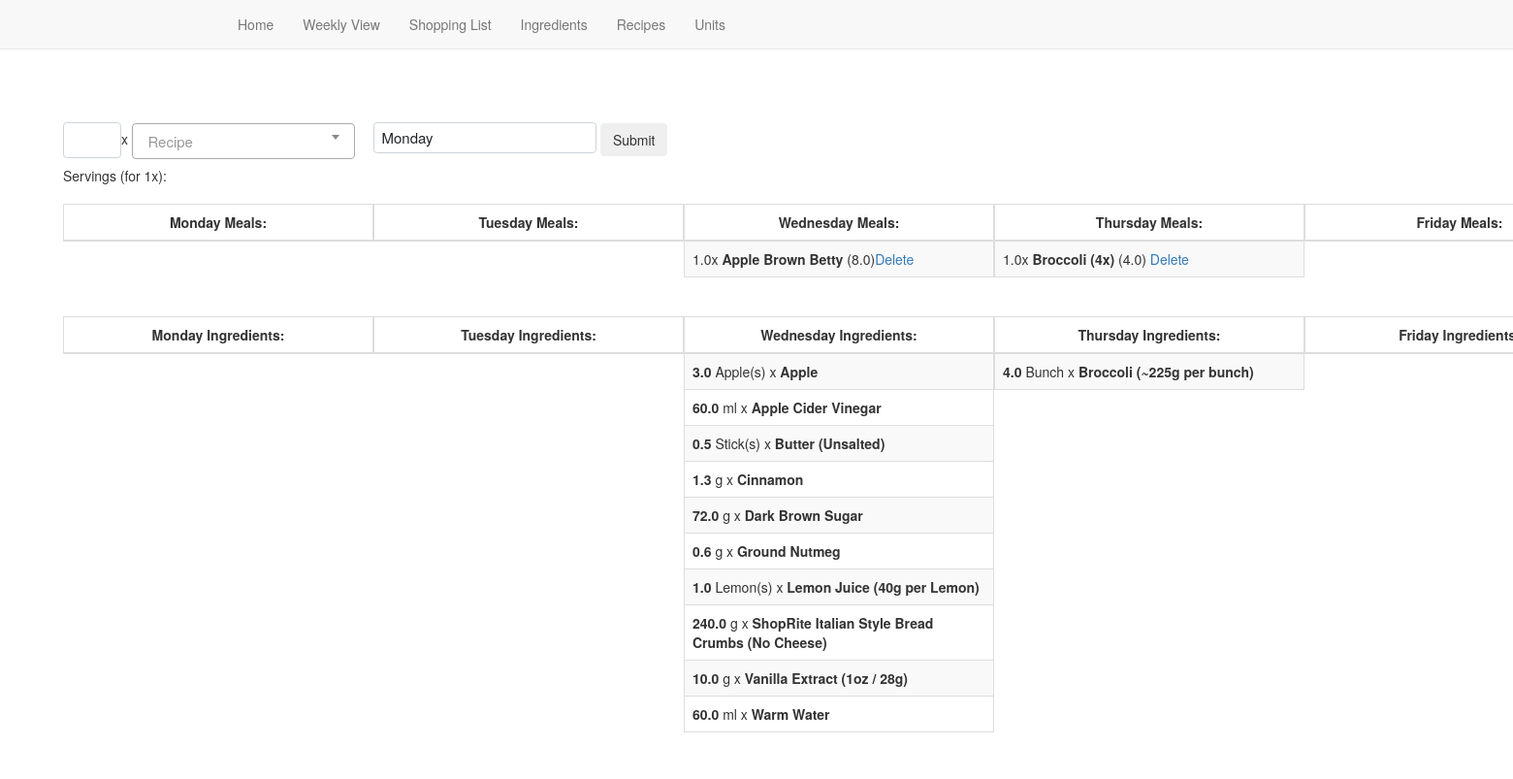
The page /weekly_view on the database its author committed.
### models.py (models this page shows, shortened)
class Weekly_Recipe(db.Model):
    id = db.Column(db.Integer, primary_key=True)
    rname = db.Column(db.String(100))
    qty = db.Column(db.Float)
    day = db.Column(db.String(100))
    servings = db.Column(db.Float)

class WeeklyIngredientList(db.Model):
    id = db.Column(db.Integer, primary_key=True)
    qty = db.Column(db.Float)
    unit_name = db.Column(db.String(30))
    ingredient_name = db.Column(db.String(120))
    day_label = db.Column(db.String(10))
    for_recipe = db.Column(db.String(120))

### main.py (the view, shortened to what this page needs)
@app.route("/weekly_view", methods=["GET", "POST"])
def weekly_view():
    monday_ingredients = (
        WeeklyIngredientList.query.filter_by(day_label="Monday")
        .with_entities(
            WeeklyIngredientList.id,
            WeeklyIngredientList.ingredient_name,
            WeeklyIngredientList.qty,
            WeeklyIngredientList.unit_name,
            WeeklyIngredientList.day_label,
            func.sum(WeeklyIngredientList.qty).label("total"),
        )
        .group_by(WeeklyIngredientList.ingredient_name)
        .order_by(WeeklyIngredientList.ingredient_name)
        .all()
    )
    tuesday_ingredients = (
        WeeklyIngredientList.query.filter_by(day_label="Tuesday")
        .with_entities(
            WeeklyIngredientList.id,
            WeeklyIngredientList.ingredient_name,
            WeeklyIngredientList.qty,
            WeeklyIngredientList.unit_name,
            WeeklyIngredientList.day_label,
            func.sum(WeeklyIngredientList.qty).label("total"),
        )
        .group_by(WeeklyIngredientList.ingredient_name)
        .order_by(WeeklyIngredientList.ingredient_name)
        .all()
    )
    wednesday_ingredients = (
        WeeklyIngredientList.query.filter_by(day_label="Wednesday")
        .with_entities(
            WeeklyIngredientList.id,
            WeeklyIngredientList.ingredient_name,
            WeeklyIngredientList.qty,
            WeeklyIngredientList.unit_name,
            WeeklyIngredientList.day_label,
            func.sum(WeeklyIngredientList.qty).label("total"),
        )
        .group_by(WeeklyIngredientList.ingredient_name)
        .order_by(WeeklyIngredientList.ingredient_name)
        .all()
    )
    thursday_ingredients = (
        WeeklyIngredientList.query.filter_by(day_label="Thursday")
        .with_entities(
            WeeklyIngredientList.id,
            WeeklyIngredientList.ingredient_name,
            WeeklyIngredientList.qty,
            WeeklyIngredientList.unit_name,
            WeeklyIngredientList.day_label,
            func.sum(WeeklyIngredientList.qty).label("total"),
        )
        .group_by(WeeklyIngredientList.ingredient_name)
        .order_by(WeeklyIngredientList.ingredient_name)
        .all()
    )
    friday_ingredients = (
        WeeklyIngredientList.query.filter_by(day_label="Friday")
        .with_entities(
            WeeklyIngredientList.id,
            WeeklyIngredientList.ingredient_name,
            WeeklyIngredientList.qty,
            WeeklyIngredientList.unit_name,
            WeeklyIngredientList.day_label,
            func.sum(WeeklyIngredientList.qty).label("total"),
        )
        .group_by(WeeklyIngredientList.ingredient_name)
        .order_by(WeeklyIngredientList.ingredient_name)
        .all()
    )
    saturday_ingredients = (
        WeeklyIngredientList.query.filter_by(day_label="Saturday")
        .with_entities(
            WeeklyIngredientList.id,
            WeeklyIngredientList.ingredient_name,
            WeeklyIngredientList.qty,
            WeeklyIngredientList.unit_name,
            WeeklyIngredientList.day_label,
            func.sum(WeeklyIngredientList.qty).label("total"),
        )
        .group_by(WeeklyIngredientList.ingredient_name)
        .order_by(WeeklyIngredientList.ingredient_name)
        .all()
    )
    sunday_ingredients = (
        WeeklyIngredientList.query.filter_by(day_label="Sunday")
        .with_entities(
            WeeklyIngredientList.id,
            WeeklyIngredientList.ingredient_name,
            WeeklyIngredientList.qty,
            WeeklyIngredientList.unit_name,
            WeeklyIngredientList.day_label,
            func.sum(WeeklyIngredientList.qty).label("total"),
        )
        .group_by(WeeklyIngredientList.ingredient_name)
        .order_by(WeeklyIngredientList.ingredient_name)
        .all()
    )
    extra_ingredients = (
        WeeklyIngredientList.query.filter_by(day_label="Extra")
        .with_entities(
            WeeklyIngredientList.id,
            WeeklyIngredientList.ingredient_name,
            WeeklyIngredientList.qty,
            WeeklyIngredientList.unit_name,
            WeeklyIngredientList.day_label,
            func.sum(WeeklyIngredientList.qty).label("total"),
        )
        .group_by(WeeklyIngredientList.ingredient_name)
        .order_by(WeeklyIngredientList.ingredient_name)
        .all()
    )
    monday_meals = Weekly_Recipe.query.filter_by(day="Monday")
    tuesday_meals = Weekly_Recipe.query.filter_by(day="Tuesday")
    wednesday_meals = Weekly_Recipe.query.filter_by(day="Wednesday")
    thursday_meals = Weekly_Recipe.query.filter_by(day="Thursday")
    friday_meals = Weekly_Recipe.query.filter_by(day="Friday")
    saturday_meals = Weekly_Recipe.query.filter_by(day="Saturday")
    sunday_meals = Weekly_Recipe.query.filter_by(day="Sunday")
    extra_meals = Weekly_Recipe.query.filter_by(day="Extra")
    form = WeeklySelect()
    a = db.session.query(Recipe.name).order_by(Recipe.name)
    a = [i[0] for i in a]
    form.name.choices = [("")] + [(x) for x in a]
    tuesday_ingredients = (
        WeeklyIngredientList.query.filter_by(day_label="Tuesday")
        .with_entities(
            WeeklyIngredientList.id,
            WeeklyIngredientList.ingredient_name,
            WeeklyIngredientList.qty,
            WeeklyIngredientList.unit_name,
            WeeklyIngredientList.day_label,
            func.sum(WeeklyIngredientList.qty).label("total"),
        )
        .group_by(WeeklyIngredientList.ingredient_name)
        .order_by(WeeklyIngredientList.ingredient_name)
        .all()
    )
    wednesday_ingredients = (
        WeeklyIngredientList.query.filter_by(day_label="Wednesday")
        .with_entities(
            WeeklyIngredientList.id,
            WeeklyIngredientList.ingredient_name,
            WeeklyIngredientList.qty,
            WeeklyIngredientList.unit_name,
            WeeklyIngredientList.day_label,
            func.sum(WeeklyIngredientList.qty).label("total"),
        )
        .group_by(WeeklyIngredientList.ingredient_name)
        .order_by(WeeklyIngredientList.ingredient_name)
        .all()
    )
    thursday_ingredients = (
        WeeklyIngredientList.query.filter_by(day_label="Thursday")
        .with_entities(
            WeeklyIngredientList.id,
            WeeklyIngredientList.ingredient_name,
            WeeklyIngredientList.qty,
            WeeklyIngredientList.unit_name,
            WeeklyIngredientList.day_label,
            func.sum(WeeklyIngredientList.qty).label("total"),
        )
        .group_by(WeeklyIngredientList.ingredient_name)
        .order_by(WeeklyIngredientList.ingredient_name)
        .all()
    )
    friday_ingredients = (
        WeeklyIngredientList.query.filter_by(day_label="Friday")
        .with_entities(
            WeeklyIngredientList.id,
            WeeklyIngredientList.ingredient_name,
            WeeklyIngredientList.qty,
            WeeklyIngredientList.unit_name,
            WeeklyIngredientList.day_label,
            func.sum(WeeklyIngredientList.qty).label("total"),
        )
        .group_by(WeeklyIngredientList.ingredient_name)
        .order_by(WeeklyIngredientList.ingredient_name)
        .all()
    )
    saturday_ingredients = (
        WeeklyIngredientList.query.filter_by(day_label="Saturday")
        .with_entities(
            WeeklyIngredientList.id,
            WeeklyIngredientList.ingredient_name,
            WeeklyIngredientList.qty,
            WeeklyIngredientList.unit_name,
            WeeklyIngredientList.day_label,
            func.sum(WeeklyIngredientList.qty).label("total"),
        )
        .group_by(WeeklyIngredientList.ingredient_name)
        .order_by(WeeklyIngredientList.ingredient_name)
        .all()
    )
    sunday_ingredients = (
        WeeklyIngredientList.query.filter_by(day_label="Sunday")
        .with_entities(
            WeeklyIngredientList.id,
            WeeklyIngredientList.ingredient_name,
            WeeklyIngredientList.qty,
            WeeklyIngredientList.unit_name,
            WeeklyIngredientList.day_label,
            func.sum(WeeklyIngredientList.qty).label("total"),
        )
        .group_by(WeeklyIngredientList.ingredient_name)
        .order_by(WeeklyIngredientList.ingredient_name)
        .all()
    )
    extra_ingredients = (
        WeeklyIngredientList.query.filter_by(day_label="Extra")
        .with_entities(
            WeeklyIngredientList.id,
            WeeklyIngredientList.ingredient_name,
            WeeklyIngredientList.qty,
            WeeklyIngredientList.unit_name,
            WeeklyIngredientList.day_label,
            func.sum(WeeklyIngredientList.qty).label("total"),
        )
        .group_by(WeeklyIngredientList.ingredient_name)
        .order_by(WeeklyIngredientList.ingredient_name)
        .all()
    )
    return render_template(
        "/weekly_view.html",
        monday_ingredients=monday_ingredients,
        tuesday_ingredients=tuesday_ingredients,
        wednesday_ingredients=wednesday_ingredients,
        thursday_ingredients=thursday_ingredients,
        friday_ingredients=friday_ingredients,
        saturday_ingredients=saturday_ingredients,
        sunday_ingredients=sunday_ingredients,
        form=form,
        monday_meals=monday_meals,
        tuesday_meals=tuesday_meals,
        wednesday_meals=wednesday_meals,
        thursday_meals=thursday_meals,
        friday_meals=friday_meals,
        saturday_meals=saturday_meals,
        sunday_meals=sunday_meals,
        extra_meals=extra_meals,
        extra_ingredients=extra_ingredients,
    )

### templates/weekly_view.html (shortened to what this page needs)
<!DOCTYPE html>
<html lang="en">
<head>
  <link href="{{ url_for('static', filename='css/weekly_style_new.css') }}" rel="stylesheet" />
  <link href="{{ url_for('static', filename='css/bs-non-responsive.css') }}" rel="stylesheet" />
  <link href="{{ url_for('static', filename='css/non-responsive.css') }}" rel="stylesheet" />
</head>
<body>
  {% include 'navbar-no-response.html' %}
  <br />
  <div class="container-table">
    <div class="row">
      <div class="column-double">
        <form method="POST">
          <div class="column-heading">{{ form.hidden_tag() }}{{ form.rqty(class="half-box-form") }}x
            <br>
          <span id="serving-line"> Servings (for 1x):</span>      </div>
          <div class="column-heading">
            {{form.day(class="full-box-form") }} {{
            form.submit(class="btn btn-secondary")}}
          </div>
      </div>
    </div>
    <br>
    <div class="row">
      <div class="column">
        <table class="table table-hover table-bordered table-striped">
          <thead>
            <tr>
              <th>Monday Meals:</th>
            </tr>
          </thead>
        </table>
      </div>
      <div class="column">
        <table class="table table-hover table-bordered table-striped">
          <thead>
            <tr>
              <th>Tuesday Meals:</th>
            </tr>
          </thead>
        </table>
      </div>
      <div class="column">
        <table class="table table-hover table-bordered table-striped">
          <thead>
            <tr>
              <th>Wednesday Meals:</th>
            </tr>
          </thead>
          <tbody>
            <tr>
              {% for wm in wednesday_meals %}
              <td>
                {{'%0.01f'|format(wm.qty|float)}}x <b>{{wm.rname}}</b> ({{wm.servings}})<a
                  href="{{url_for('delete_weekly_item', id =wm.id)}}">Delete</a>
              </td>
            </tr>
            {% endfor %}
          </tbody>
        </table>
      </div>
      <div class="column">
        <table class="table table-hover table-bordered table-striped">
          <thead>
            <tr>
              <th>Thursday Meals:</th>
            </tr>
          </thead>
          <tbody>
            <tr>
              {% for thm in thursday_meals %}
              <td>
                {{'%0.01f'|format(thm.qty|float)}}x <b>{{thm.rname}}</b> ({{thm.servings}}) <a
                  href="{{url_for('delete_weekly_item', id =thm.id)}}">Delete</a>
              </td>
            </tr>
            {% endfor %}
          </tbody>
        </table>
      </div>
      <div class="column">
        <table class="table table-hover table-bordered table-striped">
          <thead>
            <tr>
              <th>Friday Meals:</th>
            </tr>
          </thead>
        </table>
      </div>
    </div>
    <br>
    <div class="row">
      <div class="column">
        <table class="table table-hover table-bordered table-striped">
          <thead>
            <tr>
              <th>Monday Ingredients:</th>
            </tr>
          </thead>
        </table>
      </div>
      <div class="column">
        <table class="table table-hover table-bordered table-striped">
          <thead>
            <tr>
              <th>Tuesday Ingredients:</th>
            </tr>
          </thead>
        </table>
      </div>
      <div class="column">
        <table class="table table-hover table-bordered table-striped">
          <thead>
            <tr>
              <th>Wednesday Ingredients:</th>
            </tr>
          </thead>
          <tbody>
            <tr>
              {% for wi in wednesday_ingredients %}
              <td>
                <b>{{'%0.01f'|format(wi.total|float)}}</b> {{wi.unit_name}} x
                <b>{{wi.ingredient_name}}</b>
              </td>
            </tr>
            {% endfor %}
          </tbody>
        </table>
      </div>
      <div class="column">
        <table class="table table-hover table-bordered table-striped">
          <thead>
            <tr>
              <th>Thursday Ingredients:</th>
            </tr>
          </thead>
          <tbody>
            <tr>
              {% for thi in thursday_ingredients %}
              <td>
                <b>{{'%0.01f'|format(thi.total|float)}}</b> {{thi.unit_name}} x
                <b>{{thi.ingredient_name}}</b>
              </td>
            </tr>
            {% endfor %}
          </tbody>
        </table>
      </div>
      <div class="column">
        <table class="table table-hover table-bordered table-striped">
          <thead>
            <tr>
              <th>Friday Ingredients:</th>
            </tr>
          </thead>
        </table>
      </div>
    </div>
  </div>
</body>
</html>

### rows shown on the page
Weekly_Recipe: qty "1.0", rname "Apple Brown Betty", servings "8.0"
Weekly_Recipe: qty "1.0", rname "Broccoli (4x)", servings "4.0"
WeeklyIngredientList: total "3.0", unit_name "Apple(s)", ingredient_name "Apple"
WeeklyIngredientList: total "60.0", unit_name "ml", ingredient_name "Apple Cider Vinegar"
WeeklyIngredientList: total "0.5", unit_name "Stick(s)", ingredient_name "Butter (Unsalted)"
WeeklyIngredientList: total "1.3", unit_name "g", ingredient_name "Cinnamon"
WeeklyIngredientList: total "72.0", unit_name "g", ingredient_name "Dark Brown Sugar"
WeeklyIngredientList: total "0.6", unit_name "g", ingredient_name "Ground Nutmeg"
WeeklyIngredientList: total "1.0", unit_name "Lemon(s)", ingredient_name "Lemon Juice (40g per Lemon)"
WeeklyIngredientList: total "240.0", unit_name "g", ingredient_name "ShopRite Italian Style Bread Crumbs (No Cheese)"
WeeklyIngredientList: total "10.0", unit_name "g", ingredient_name "Vanilla Extract (1oz / 28g)"
WeeklyIngredientList: total "60.0", unit_name "ml", ingredient_name "Warm Water"
WeeklyIngredientList: total "4.0", unit_name "Bunch", ingredient_name "Broccoli (~225g per bunch)"
